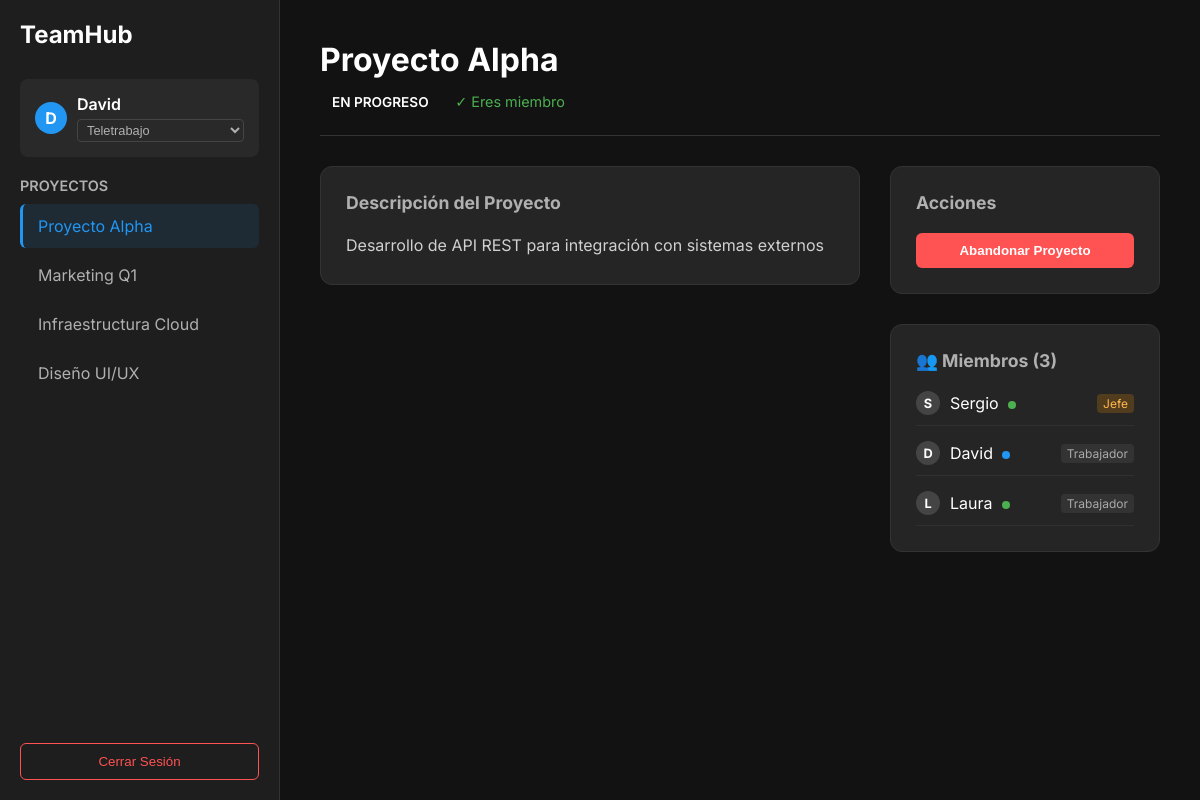
/ui/index.php (signed in), run on the app's committed database.
### tables this page shows
CREATE TABLE users (
    id INT AUTO_INCREMENT PRIMARY KEY,
    username VARCHAR(50) NOT NULL,
    email VARCHAR(100) NOT NULL UNIQUE,
    password VARCHAR(255) NOT NULL,
    role ENUM('admin', 'user') DEFAULT 'user',
    status ENUM('Oficina', 'Teletrabajo', 'Ausente', 'Reunión', 'Desconectado') DEFAULT 'Oficina',
    created_at TIMESTAMP DEFAULT CURRENT_TIMESTAMP
);

CREATE TABLE teams (
    id INT AUTO_INCREMENT PRIMARY KEY,
    name VARCHAR(100) NOT NULL,
    description TEXT,
    status ENUM('En Progreso', 'Completado', 'Pausado', 'Cancelado') DEFAULT 'En Progreso',
    gather_space_id VARCHAR(255) DEFAULT NULL,
    gather_space_url VARCHAR(500) DEFAULT NULL,
    gather_enabled BOOLEAN DEFAULT FALSE,
    created_by INT,
    created_at TIMESTAMP DEFAULT CURRENT_TIMESTAMP,
    FOREIGN KEY (created_by) REFERENCES users(id) ON DELETE SET NULL
);

CREATE TABLE team_members (
    id INT AUTO_INCREMENT PRIMARY KEY,
    user_id INT NOT NULL,
    team_id INT NOT NULL,
    role ENUM('admin', 'member') DEFAULT 'member',
    joined_at TIMESTAMP DEFAULT CURRENT_TIMESTAMP,
    FOREIGN KEY (user_id) REFERENCES users(id) ON DELETE CASCADE,
    FOREIGN KEY (team_id) REFERENCES teams(id) ON DELETE CASCADE,
    UNIQUE(user_id, team_id)
);

### motor/db.php (called while the page is built, shortened)
<?php
class Database {
    private static $instance = null;
    private $conn;
    private $host = 'db';
    private $user = 'root';
    private $pass = 'root';
    private $name = 'proyecto_dual';
    private function __construct() {
        try {
            $dsn = "mysql:host={$this->host};dbname={$this->name};charset=utf8mb4";
            $options = [
                PDO::ATTR_ERRMODE => PDO::ERRMODE_EXCEPTION,
                PDO::ATTR_DEFAULT_FETCH_MODE => PDO::FETCH_ASSOC,
                PDO::ATTR_EMULATE_PREPARES => false,
            ];
            $this->conn = new PDO($dsn, $this->user, $this->pass, $options);
        } catch (PDOException $e) {
            error_log("Database Connection Error: " . $e->getMessage());
            die("Error de conexión a la base de datos.");
        }
    }
    public static function getInstance() {
        if (self::$instance == null) {
            self::$instance = new Database();
        }
        return self::$instance;
    }
    public function getConnection() {
        return $this->conn;
    }
}

### modelo/consultas.php (called while the page is built, shortened)
<?php
require_once __DIR__ . '/../motor/db.php';
class Consultas {
    private $db;
    public function __construct() {
        $this->db = Database::getInstance()->getConnection();
    }
    public function obtenerUsuario($id) {
        $stmt = $this->db->prepare("SELECT * FROM users WHERE id = ?");
        $stmt->execute([$id]);
        return $stmt->fetch();
    }
    public function obtenerTodosLosEquipos() {
        $query = $this->db->query("SELECT * FROM teams");
        return $query ? $query->fetchAll() : [];
    }
    public function obtenerEquipo($id) {
        $stmt = $this->db->prepare("SELECT * FROM teams WHERE id = ?");
        $stmt->execute([$id]);
        return $stmt->fetch();
    }
    public function esMiembro($user_id, $team_id) {
        if ($this->esGlobalAdmin($user_id)) return true;
        $stmt = $this->db->prepare("SELECT 1 FROM team_members WHERE user_id = ? AND team_id = ?");
        $stmt->execute([$user_id, $team_id]);
        return (bool) $stmt->fetch();
    }
    private function esGlobalAdmin($user_id) {
        $stmt = $this->db->prepare("SELECT role FROM users WHERE id = ?");
        $stmt->execute([$user_id]);
        $role = $stmt->fetchColumn();
        return $role === 'admin';
    }
    public function obtenerMiembrosEquipo($team_id) {
        $stmt = $this->db->prepare("
            SELECT u.username, u.status, tm.role
            FROM users u
            JOIN team_members tm ON u.id = tm.user_id
            WHERE tm.team_id = ?
        ");
        $stmt->execute([$team_id]);
        return $stmt->fetchAll();
    }
}

### ui/index.php (the view, shortened to what this page needs)
<?php
require_once __DIR__ . '/../modelo/consultas.php';
$consultas = new Consultas();
$user_id = $_SESSION['user_id'];
$currentUser = $consultas->obtenerUsuario($user_id);
$username = $currentUser['username'];
$userStatus = $currentUser['status'];
$equipos = $consultas->obtenerTodosLosEquipos();
$selected_team_id = isset($_GET['team_id']) ? $_GET['team_id'] : (count($equipos) > 0 ? $equipos[0]['id'] : null);
$selected_team = null;
$miembros = [];
$es_miembro = false;
if ($selected_team_id) {
    $selected_team = $consultas->obtenerEquipo($selected_team_id);
    if ($selected_team) {
        $miembros = $consultas->obtenerMiembrosEquipo($selected_team_id);
        $es_miembro = $consultas->esMiembro($user_id, $selected_team_id);
    }
}
?>
<!DOCTYPE html>
<html lang="es">
<head>
</head>
<body>
    <div class="sidebar">
        <div class="brand">TeamHub</div>
        <div class="user-profile">
            <div class="user-avatar"><?= strtoupper(substr($username, 0, 1)) ?></div>
            <div style="flex:1;">
                <div style="font-weight:600"><?= htmlspecialchars($username) ?></div>
                <form method="POST">
                    <select name="new_user_status" class="status-select" onchange="this.form.submit()">
                        <option value="Teletrabajo" <?= $userStatus == 'Teletrabajo' ? 'selected' : '' ?>>Teletrabajo</option>
                    </select>
                </form>
            </div>
        </div>
        <div style="margin-bottom:10px; font-weight:600; color:var(--text-secondary); font-size:0.9rem;">PROYECTOS</div>
        <ul class="project-list">
            <?php foreach ($equipos as $equipo): ?>
                <li class="project-item">
                    <a href="?team_id=<?= $equipo['id'] ?>" class="project-link <?= $selected_team_id == $equipo['id'] ? 'active' : '' ?>">
                        <?= htmlspecialchars($equipo['name']) ?>
                    </a>
                </li>
            <?php endforeach; ?>
        </ul>
        <form method="POST">
            <button type="submit" name="logout" class="logout-btn">Cerrar Sesión</button>
        </form>
    </div>
    <div class="main-content">
        <?php if ($selected_team): ?>
            <div class="header">
                <div>
                    <h1 class="project-title"><?= htmlspecialchars($selected_team['name']) ?></h1>
                    <?php
                        $statusClass = str_replace(' ', '.', $selected_team['status'] ?? 'En.Progreso');
                    ?>
                    <span class="project-status status-<?= $statusClass ?>">
                        <?= htmlspecialchars($selected_team['status'] ?? 'En Progreso') ?>
                    </span>
                    <?php if ($es_miembro): ?>
                        <span style="font-size:0.9rem; color:#4CAF50; margin-left:10px;">✓ Eres miembro</span>
                    <?php endif; ?>
                </div>
            </div>
            <div class="content-grid">
                <div style="display:flex; flex-direction:column; gap:30px;">
                    <div class="card">
                        <h3>Descripción del Proyecto</h3>
                        <div class="description-text">
                            <?= nl2br(htmlspecialchars($selected_team['description'])) ?>
                        </div>
                    </div>
                </div>
                <div style="display:flex; flex-direction:column; gap:30px;">
                    <div class="card">
                        <h3>Acciones</h3>
                        <form method="POST">
                            <?php if ($es_miembro): ?>
                                <button type="submit" name="leave_team" class="btn btn-danger" style="width:100%">Abandonar Proyecto</button>
                            <?php else: ?>
                                <button type="submit" name="join_team" class="btn btn-primary" style="width:100%">Unirse al Proyecto</button>
                            <?php endif; ?>
                        </form>
                    </div>
                    <div class="card">
                        <h3>👥 Miembros (<?= count($miembros) ?>)</h3>
                        <?php if (empty($miembros)): ?>
                            <p style="color:#666; font-style:italic;">No hay miembros aún.</p>
                        <?php else: ?>
                            <div class="member-list">
                                <?php foreach ($miembros as $m): ?>
                                    <div class="member-item">
                                        <div class="member-info">
                                            <div class="user-avatar" style="width:24px; height:24px; font-size:0.8rem; background:#444;">
                                                <?= strtoupper(substr($m['username'], 0, 1)) ?>
                                            </div>
                                            <div>
                                                <span><?= htmlspecialchars($m['username']) ?></span>
                                                <span class="status-dot user-status-<?= $m['status'] ?>" title="<?= $m['status'] ?>" style="margin-left:5px;"></span>
                                            </div>
                                        </div>
                                        <?php if ($m['role'] === 'admin'): ?>
                                            <span class="role-badge role-admin">Jefe</span>
                                        <?php else: ?>
                                            <span class="role-badge">Trabajador</span>
                                        <?php endif; ?>
                                    </div>
                                <?php endforeach; ?>
                            </div>
                        <?php endif; ?>
                    </div>
                </div>
            </div>
        <?php else: ?>
            <div style="display:flex; justify-content:center; align-items:center; height:100%; color:#555;">
                <h2>Selecciona un proyecto de la izquierda para ver detalles</h2>
            </div>
        <?php endif; ?>
    </div>
</body>
</html>

### ui/index.php (style rules this page uses)
:root { --bg-color: #121212; --sidebar-bg: #1e1e1e; --card-bg: #252525; --text-primary: #ffffff; --text-secondary: #b0b0b0; --accent-color: #2196F3; --danger-color: #ff5252; --success-color: #4CAF50; --warning-color: #FFC107; --border-color: #333; }
body { font-family: 'Inter', sans-serif; margin: 0; height: 100vh; display: grid; grid-template-columns: 280px 1fr; background-color: var(--bg-color); color: var(--text-primary); overflow: hidden; }
.sidebar { background-color: var(--sidebar-bg); border-right: 1px solid var(--border-color); display: flex; flex-direction: column; padding: 20px; }
.brand { font-size: 1.5rem; font-weight: 700; margin-bottom: 30px; color: var(--text-primary); display: flex; align-items: center; gap: 10px; }
.user-profile { display: flex; align-items: center; gap: 10px; padding: 15px; background: rgba(255,255,255,0.05); border-radius: 8px; margin-bottom: 20px; }
.user-avatar { width: 32px; height: 32px; background: var(--accent-color); border-radius: 50%; display: flex; align-items: center; justify-content: center; font-weight: bold; }
.status-select { background: transparent; color: var(--text-secondary); border: 1px solid #444; border-radius: 4px; padding: 2px 5px; font-size: 0.8rem; margin-top: 5px; width: 100%; cursor: pointer; }
.project-list { list-style: none; padding: 0; margin: 0; flex-grow: 1; overflow-y: auto; }
.project-item { margin-bottom: 5px; }
.project-link { display: block; padding: 12px 15px; color: var(--text-secondary); text-decoration: none; border-radius: 6px; transition: all 0.2s; border-left: 3px solid transparent; }
.project-link.active { background-color: rgba(33, 150, 243, 0.1); color: var(--accent-color); border-left-color: var(--accent-color); }
.logout-btn { margin-top: auto; background: none; border: 1px solid var(--danger-color); color: var(--danger-color); padding: 10px; border-radius: 6px; cursor: pointer; transition: 0.2s; width: 100%; }
.main-content { padding: 40px; overflow-y: auto; }
.header { display: flex; justify-content: space-between; align-items: flex-start; margin-bottom: 30px; padding-bottom: 20px; border-bottom: 1px solid var(--border-color); }
.project-title { font-size: 2rem; margin: 0 0 10px 0; }
.project-status { display: inline-block; padding: 5px 12px; border-radius: 20px; font-size: 0.85rem; font-weight: 600; text-transform: uppercase; }
.content-grid { display: grid; grid-template-columns: 2fr 1fr; gap: 30px; }
.card { background: var(--card-bg); border-radius: 12px; padding: 25px; border: 1px solid var(--border-color); }
.card h3 { margin-top: 0; margin-bottom: 20px; font-size: 1.1rem; color: var(--text-secondary); }
.description-text { line-height: 1.6; color: #d0d0d0; }
.member-list { display: flex; flex-direction: column; gap: 15px; }
.member-item { display: flex; align-items: center; justify-content: space-between; padding-bottom: 10px; border-bottom: 1px solid rgba(255,255,255,0.05); }
.member-info { display: flex; align-items: center; gap: 10px; }
.role-badge { font-size: 0.75rem; padding: 2px 6px; border-radius: 4px; background: #333; color: #aaa; }
.role-admin { background: rgba(255, 152, 0, 0.2); color: #FFB74D; }
.status-dot { height: 8px; width: 8px; border-radius: 50%; display: inline-block; margin-right: 5px; }
.user-status-Oficina { background-color: #4CAF50; }
.user-status-Teletrabajo { background-color: #2196F3; }
.btn { padding: 10px 20px; border: none; border-radius: 6px; cursor: pointer; font-weight: 600; transition: 0.2s; }
.btn-danger { background: var(--danger-color); color: white; }
select { background: #333; color: white; border: 1px solid #444; padding: 8px; border-radius: 4px; outline: none; }

### data on the page
users: username "D", username "David", new_user_status "Teletrabajo"
teams: name "Proyecto Alpha", status "EN PROGRESO", description "Desarrollo de API REST para integración con sistemas externos"
teams: name "Marketing Q1"
teams: name "Infraestructura Cloud"
teams: name "Diseño UI/UX"
team_members: user.username "S", user.username "Sergio", role "Jefe"
team_members: user.username "D", user.username "David", role "Trabajador"
team_members: user.username "L", user.username "Laura", role "Trabajador"

### other printed values
count($miembros) "3"
